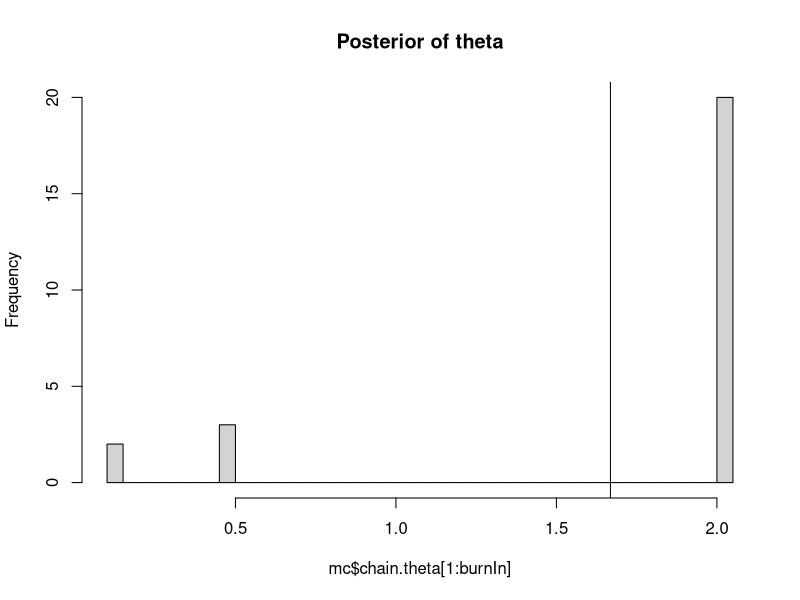
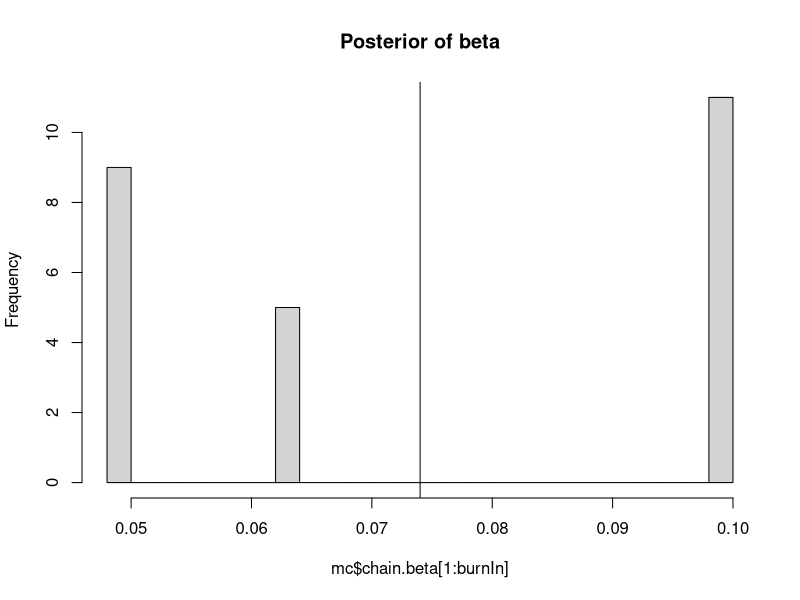
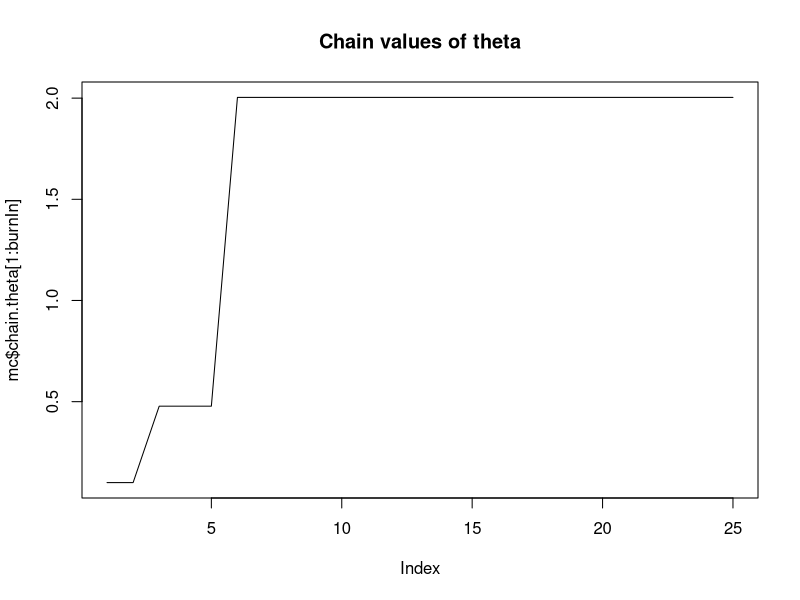
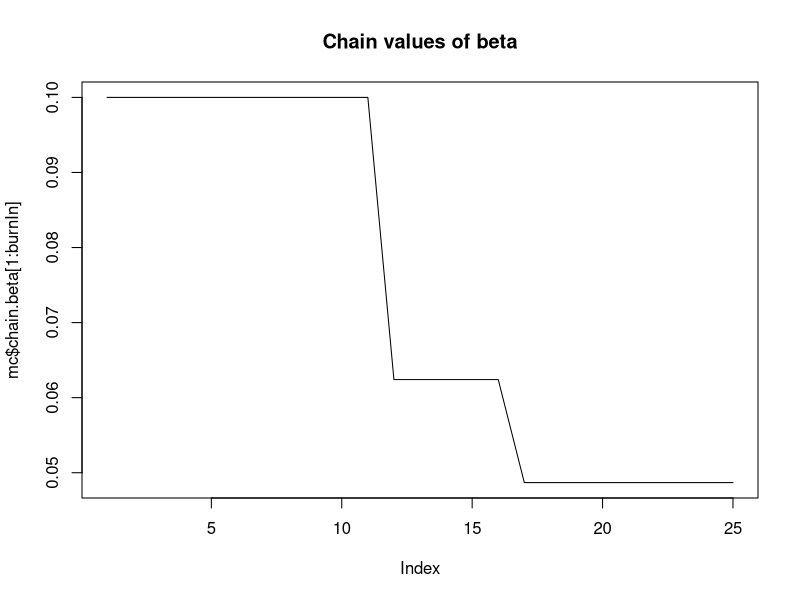

Source code (R) for these figures, in order:
library(ggplot2)
library(MCMCpack)
set.seed(62)
#DATA SIMULATION
rasch.modeling <- function(persons, items) {
  temp <- matrix(rep(items, length(persons)), ncol = length(persons))
  exp_index <- t(apply(temp, 1, '-', persons))
  probabilities <- 1 / (1 + exp(exp_index))
  output <- list()
  output$items <- items
  output$persons <- persons
  output$data <- matrix(apply(probabilities, 1, function(x) as.numeric(runif(1) > x)), ncol = length(persons))
  output
}
npersons <- 100
nitems <- 20
items <- rnorm(nitems, 0, 2)
persons <- rnorm(npersons)
rmdata <- rasch.modeling(persons, items)
X <- rmdata$data

probability <- function(beta, theta) {
  return(1 / (1 + exp(beta - theta)))
}

# loglikelihood of the data
data.like <- function(param, data){
  theta <- param[1] # person ability
  b <- param[2] # item difficulty
  p <- exp(theta - b)/(1 + exp(theta - b))
  y <- data # data
  # log likelihood
  like <- sum(y*log(p) + (1 - y)*log(1 - p)) 
  return(like)
}

# Ability log-prior
theta.prior <- function(mean = 0, sd = 1, val){
  mu <- mean # prior mean
  s <- sd # prior standard deviation
  y <- val # observed "x" value from prior
  prior <- dnorm(x = y, mean = mu, sd = s) 
  return(prior)
}

# Difficulty log-prior
b.prior <- function(mean = 0, sd = 1, val){
  mu <- mean
  s <- sd
  y <- val
  prior <- dnorm(x = y, mean = mu, sd = s)
  return(prior)
} 

# proposal, centered around the current value of the chain
prop.theta <- function(current){
  proposal <- rnorm(current, mean = current, sd = 1)
  return(proposal)
}

prop.beta <- function(current){
  proposal <- rnorm(current, mean = current, sd = 1)
  return(proposal)
}

acceptance <- function(proposal, chain.theta, chain.beta, X, mode) {
  P <- outer(chain.beta, chain.theta, probability)
  nitems <- length(chain.beta)
  npersons <- length(chain.theta)
  if (mode == 0) {
    P.proposal <- outer(chain.beta, proposal, probability)
    cond.prob.current <- exp(colSums(log(P) * X + log(1 - P)*(1 - X)))
    cond.prob.proposal <- exp(colSums(log(P.proposal) * X + log(1 - P.proposal)*(1 - X)))
  } else {
    P.proposal <- outer(proposal, chain.theta, probability)
    cond.prob.current <- exp(rowSums(log(P) * X + log(1 - P)*(1 - X)))
    cond.prob.proposal <- exp(rowSums(log(P.proposal) * X + log(1 - P.proposal)*(1 - X)))
  }
  return(cond.prob.proposal*theta.prior(val = proposal)/(cond.prob.current*b.prior(val = chain.beta)))
}


#GS alg
rasch.gs <- function(startvalue.theta, startvalue.beta, iterations, data, nitems, npersons) {
  X <- data
  chain.beta <- array(dim = c(iterations + 1, nitems))
  chain.theta <- array(dim = c(iterations + 1, npersons))
  chain.beta[1,] <- startvalue.beta 
  chain.theta[1,] <- startvalue.theta
  # iterations
  for (i in 2:iterations) {
    t.proposal <- prop.theta(chain.theta[i - 1,]) # sample a new value for theta
    b.proposal <- prop.beta(chain.beta[i - 1,])
    chain.theta[i,] <- ifelse(acceptance(t.proposal, chain.theta[i - 1,], chain.beta[i - 1,], X, 0) >= 1, 
           t.proposal,
           chain.theta[i - 1,])
    chain.beta[i,] <- ifelse(acceptance(b.proposal, chain.theta[i - 1,], chain.beta[i - 1,], X, 1) >= 1,
           b.proposal,
           chain.beta[i - 1,])
  }
  list <- list("chain.theta" = mcmc(chain.theta), "chain.beta" = mcmc(chain.beta))
  return(list)
}

startvalue.theta <- rep(0.1, npersons)
startvalue.beta <- rep(0.1, nitems)

mc <- rasch.gs(startvalue.theta, startvalue.beta, 5000, X, nitems, npersons)

par(mfrow = c(1,1))
burnIn <- 25
hist(mc$chain.theta[1:burnIn],nclass = 30, main = "Posterior of theta")
abline(v = mean(mc$chain.theta[1:burnIn]))
hist(mc$chain.beta[1:burnIn],nclass = 30, main ="Posterior of beta")
abline(v = mean(mc$chain.beta[1:burnIn]))
plot(mc$chain.theta[1:burnIn], type = "l", main = "Chain values of theta" )
plot(mc$chain.beta[1:burnIn], type = "l",  main = "Chain values of beta" )
